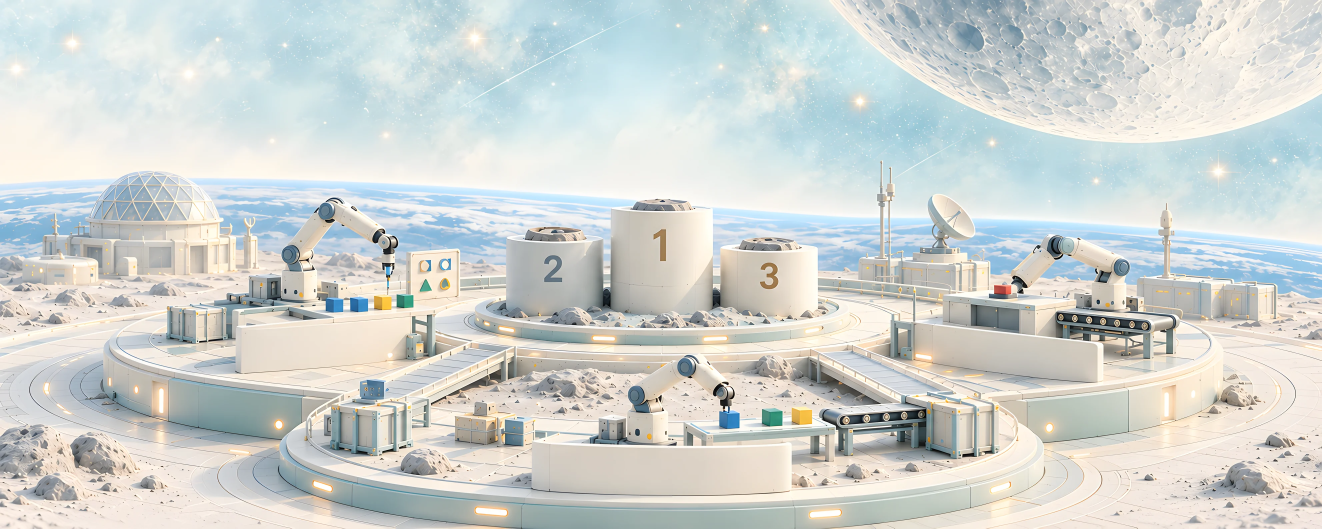
#> input picture media/images/leaderboard-lunar-campus-v2.webp, 3966 x 1586 px (shown at 1/3 size)
$ python erase_podium_digits.py ../media/images/leaderboard-lunar-campus-v2.webp ../media/images/leaderboard-lunar-campus-v3.webp
#> lines starting #> are read from the running program, lines starting #| are printed output that depends on the picture
"""Remove the painted 1/2/3 from the podium pillars by per-column vertical interpolation."""
import sys
import numpy as np
from PIL import Image
src, dst = sys.argv[1], sys.argv[2]
im = np.asarray(Image.open(src).convert('RGB')).astype(np.float32)
H, W, _ = im.shape
#> H = 1586; W = 3966
s = W / 3966
#> s = 1
# (x0, y0, x1, y1) boxes in 3966-wide artwork pixels, with a margin around each digit
boxes = [(1612, 745, 1708, 866), (1940, 668, 2018, 800), (2260, 770, 2356, 888)]
rng = np.random.default_rng(7)
for x0, y0, x1, y1 in boxes:
    x0, y0, x1, y1 = (round(v * s) for v in (x0, y0, x1, y1))
    k = 4  # rows averaged above and below for a steadier colour
    top = im[y0 - k:y0, x0:x1].mean(axis=0)
    bot = im[y1:y1 + k, x0:x1].mean(axis=0)
    t = np.linspace(0, 1, y1 - y0)[:, None, None]
    fill = top[None] * (1 - t) + bot[None] * t
    fill += rng.normal(0, 1.2, fill.shape)          # keep a little of the painted grain
    # feather the box edges so no seam shows
    yy = np.minimum(np.arange(y1 - y0), np.arange(y1 - y0)[::-1])[:, None]
    xx = np.minimum(np.arange(x1 - x0), np.arange(x1 - x0)[::-1])[None, :]
    a = np.clip(np.minimum(yy, xx) / 6, 0, 1)[..., None]
    im[y0:y1, x0:x1] = fill * a + im[y0:y1, x0:x1] * (1 - a)
#> this loop made 3 passes
#> pass 1, `fill = top[None] * (1 - t) + bot[None] * t`:
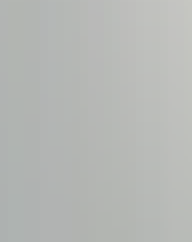
#> fill: shape (121, 96, 3) float64 (shown 2 times larger); mean of channels 0, 1, 2 182.4, 184.6, 182; drawn as R, G, B
#> pass 2, `fill = top[None] * (1 - t) + bot[None] * t`:
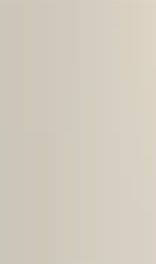
#> fill: shape (132, 78, 3) float64 (shown 2 times larger); mean of channels 0, 1, 2 210.9, 203.5, 190.4; drawn as R, G, B
#> after the loop:
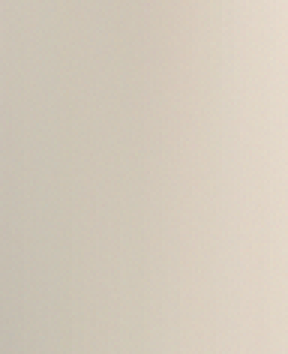
#> fill: shape (118, 96, 3) float64 (shown 3 times larger); mean R, G, B 211.8, 202.2, 187.5
Image.fromarray(np.clip(im, 0, 255).astype(np.uint8)).save(dst, quality=92, method=6)

$ run again, on media/images/leaderboard-lunar-campus-v4.webp
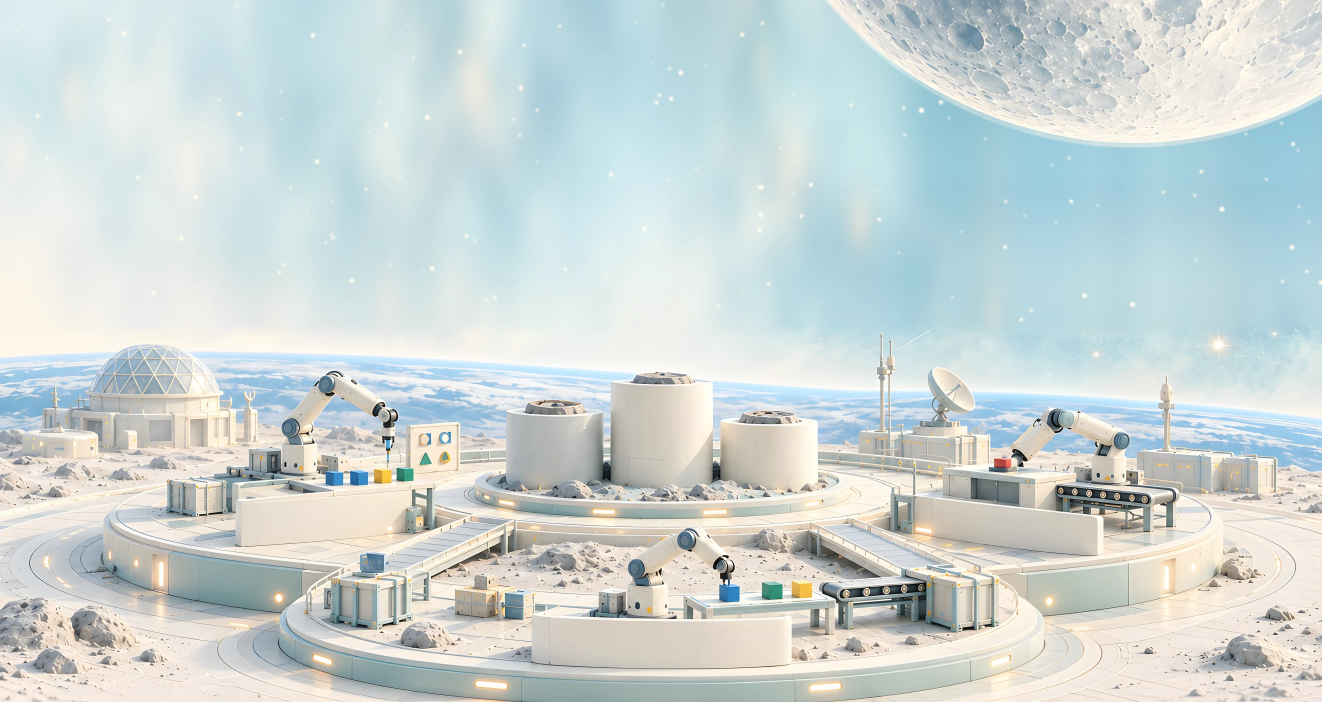
#> input picture media/images/leaderboard-lunar-campus-v4.webp, 3966 x 2106 px (shown at 1/3 size)
#> the loop `for x0, y0, x1, y1 in boxes:` made 3 passes
#> pass 1, `fill = top[None] * (1 - t) + bot[None] * t`:
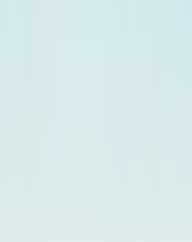
#> fill: shape (121, 96, 3) float64 (shown 2 times larger); mean of channels 0, 1, 2 218.5, 235.6, 237.3; drawn as R, G, B
#> after the loop `for x0, y0, x1, y1 in boxes:`:
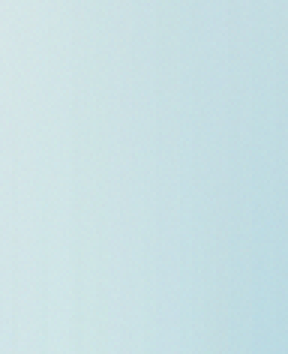
#> fill: shape (118, 96, 3) float64 (shown 3 times larger); mean R, G, B 201.5, 224.9, 228.6

$ run again, on media/images/leaderboard-lunar-campus-v6.webp
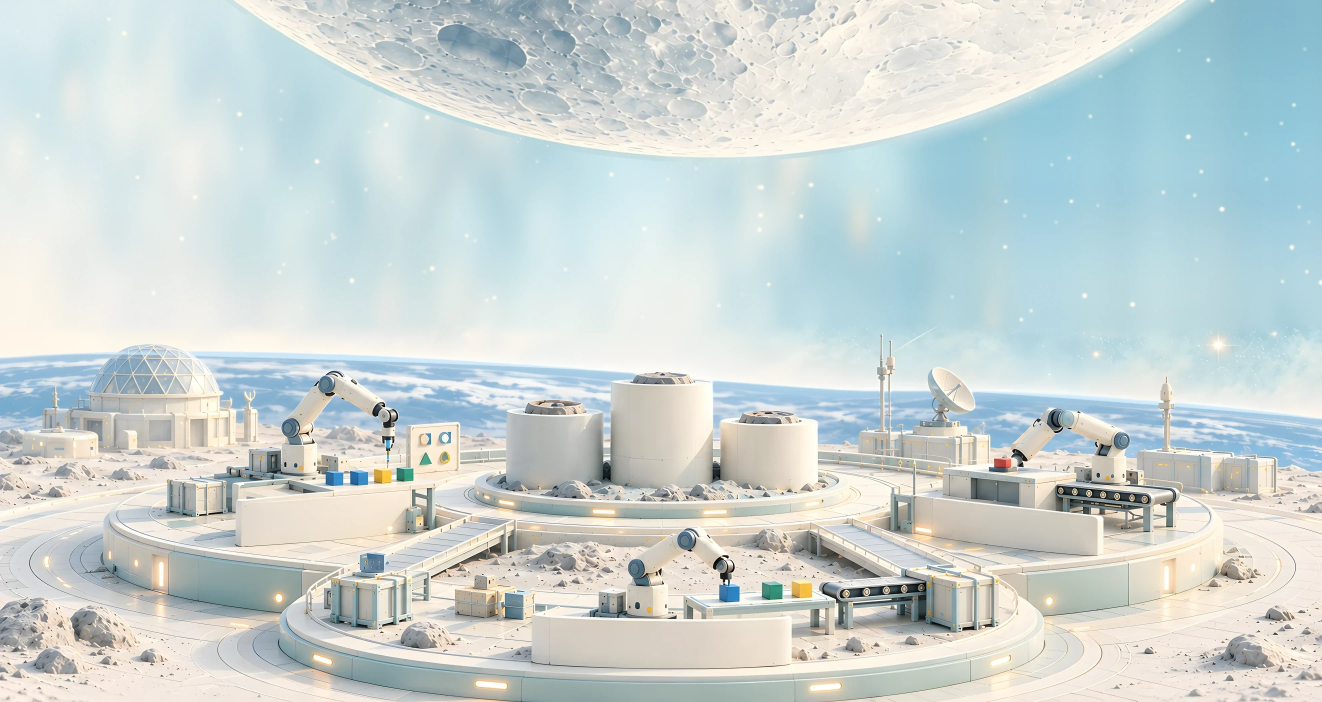
#> input picture media/images/leaderboard-lunar-campus-v6.webp, 3966 x 2106 px (shown at 1/3 size)
#> the loop `for x0, y0, x1, y1 in boxes:` made 3 passes
#> pass 1, `fill = top[None] * (1 - t) + bot[None] * t`:
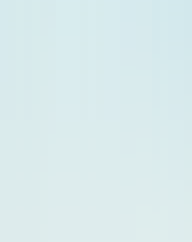
#> fill: shape (121, 96, 3) float64 (shown 2 times larger); mean of channels 0, 1, 2 218.5, 235.7, 237.2; drawn as R, G, B
#> after the loop `for x0, y0, x1, y1 in boxes:`:
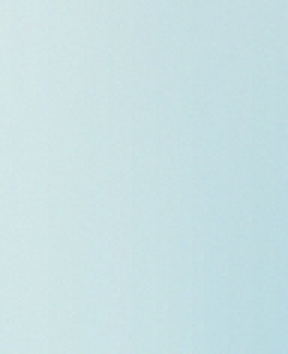
#> fill: shape (118, 96, 3) float64 (shown 3 times larger); mean R, G, B 201.3, 225.1, 228.2
